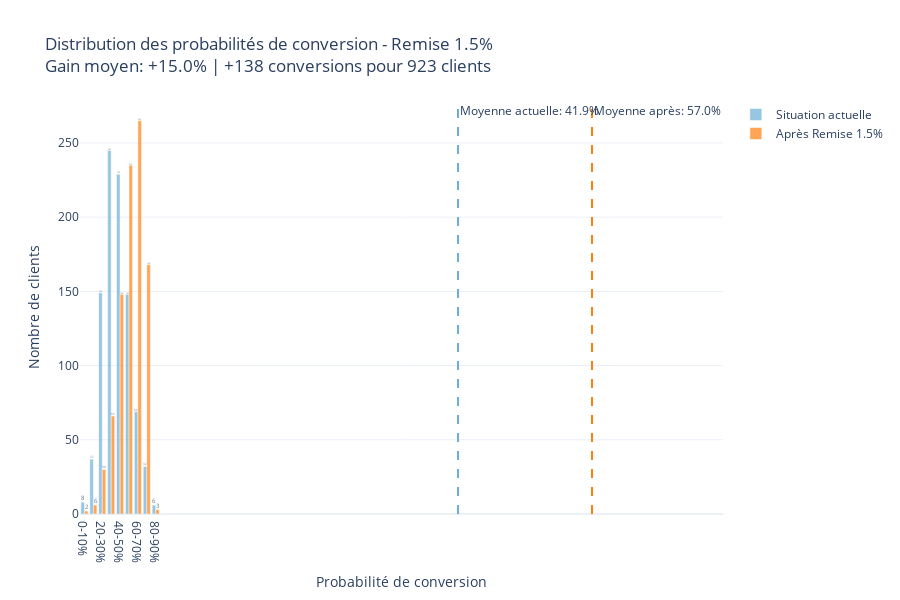
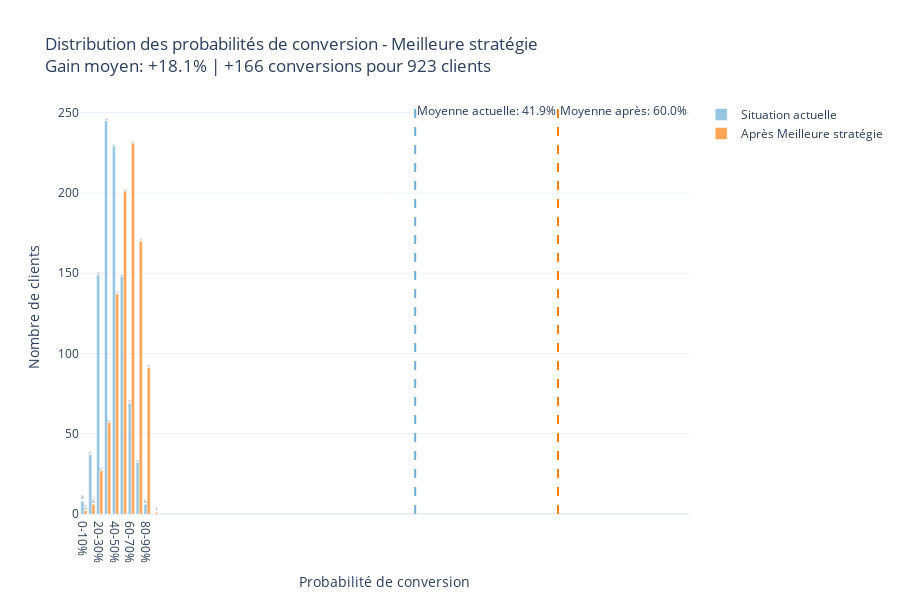

The notebook cell saved with these charts, in order:
### Code cell
# CONVERSION SHIFT SIMULATION - REUSING YOUR BASE CLASSES
print("\n=== 📈 CONVERSION SHIFT: 1,000 CUSTOMERS ===\n")

import numpy as np
import pandas as pd
import plotly.graph_objects as go
from plotly.subplots import make_subplots
import random
from tqdm import tqdm

from ml_simulation.dataset_split import customer_split
from ml_simulation.data import Simulation
from ml_inference.inference import safe_predict


# ============================================
# SCENARIO-SPECIFIC CHANGE FUNCTIONS
# ============================================

def discount_change(quotes, discount_pct=1.5):
    """Apply strategic discount"""
    modified = quotes.copy()
    price = modified['mt_apres_remise_ht_devis'].sum()
    discount_amount = price * (discount_pct / 100)
    modified['mt_remise_exceptionnelle_ht'] = -discount_amount
    modified['mt_apres_remise_ht_devis'] = price - discount_amount
    return modified

def cross_sell_change(quotes):
    """Add stove to heat pump owners (if applicable)"""
    modified = quotes.copy()
    # Only apply if customer has heat pump
    if 'Pompe à chaleur' in quotes['famille_equipement_produit'].values:
        new_row = modified.iloc[-1:].copy()
        new_row['famille_equipement_produit'] = 'Poêle'
        modified = pd.concat([modified, new_row], ignore_index=True)
    return modified

def follow_up_change(quotes, days=12, discount=50):
    """Add follow-up quote (if single quote)"""
    from datetime import timedelta
    modified = quotes.copy()
    if len(modified) == 1:  # Only apply to single-quote customers
        new_row = modified.iloc[-1:].copy()
        new_row['dt_creation_devis'] = modified['dt_creation_devis'].max() + timedelta(days=days)
        new_row['mt_remise_exceptionnelle_ht'] = -discount
        modified = pd.concat([modified, new_row], ignore_index=True)
    return modified

def price_match_change(quotes, reduction=0.15):
    """Apply price reduction"""
    modified = quotes.copy()
    price = modified['mt_apres_remise_ht_devis'].sum()
    modified['mt_apres_remise_ht_devis'] = price * (1 - reduction)
    return modified

def rep_change(quotes, rep_type='marina'):
    """Apply rep-specific discount"""
    modified = quotes.copy()
    price = modified['mt_apres_remise_ht_devis'].sum()
    
    if rep_type == 'marina':
        discount_pct = 2.5
    elif rep_type == 'elisabeth':
        discount_pct = 0.6
    else:  # clement
        discount_pct = 1.5
        
    discount_amount = price * (discount_pct / 100)
    modified['mt_remise_exceptionnelle_ht'] = -discount_amount
    modified['mt_apres_remise_ht_devis'] = price - discount_amount
    return modified


# ============================================
# CONVERSION SHIFT SIMULATION CLASS
# ============================================

class ConversionShiftSimulation(Simulation):
    """
    Simulates conversion shift on N customers for one or multiple scenarios.
    Inherits from your base Simulation class.
    """
    
    def __init__(self, pred_model, feature_names, safe_predict, df_simulation):
        super().__init__(pred_model, feature_names, safe_predict, df_simulation, sampled_ids=[])
        self.n_customers = 1000
        
    def sample_customers(self, random_state=42):
        """Sample N non-converted customers"""
        sim_conv = self.df_simulation.groupby('numero_compte')['fg_devis_accepte'].max()
        non_converted = sim_conv[sim_conv == 0].index.tolist()
        
        sample_size = min(self.n_customers, len(non_converted))
        random.seed(random_state)
        self.sampled_ids = random.sample(non_converted, sample_size)
        
        print(f"✅ Sampled {len(self.sampled_ids)} non-converted customers")
        return self.sampled_ids
    
    def compute_single_scenario(self, scenario_name, apply_func, **kwargs):
        """Compute baseline and scenario probabilities for all customers"""
        if not self.sampled_ids:
            self.sample_customers()
            
        baseline_probs = []
        scenario_probs = []
        
        for cust_id in tqdm(self.sampled_ids, desc=f"Computing {scenario_name}"):
            quotes = self.df_simulation[self.df_simulation['numero_compte'] == cust_id].copy()
            
            # Baseline
            base_prob = self.safe_predict(cust_id, quotes, self.pred_model, self.feature_names)
            baseline_probs.append(base_prob)
            
            # Apply scenario change
            modified_quotes = apply_func(quotes, **kwargs)
            scen_prob = self.safe_predict(cust_id, modified_quotes, self.pred_model, self.feature_names)
            scenario_probs.append(scen_prob)
            
        return {
            'baseline': np.array(baseline_probs),
            'scenario': np.array(scenario_probs),
            'name': scenario_name
        }
    
    def compute_combined_scenarios(self, scenarios):
        """Compute best of multiple scenarios for each customer"""
        if not self.sampled_ids:
            self.sample_customers()
            
        baseline_probs = []
        best_probs = []
        
        for cust_id in tqdm(self.sampled_ids, desc="Computing combined scenarios"):
            quotes = self.df_simulation[self.df_simulation['numero_compte'] == cust_id].copy()
            
            # Baseline
            base_prob = self.safe_predict(cust_id, quotes, self.pred_model, self.feature_names)
            baseline_probs.append(base_prob)
            
            # Try all scenarios and keep the best
            best = base_prob
            for name, apply_func, kwargs in scenarios:
                modified_quotes = apply_func(quotes.copy(), **kwargs)
                prob = self.safe_predict(cust_id, modified_quotes, self.pred_model, self.feature_names)
                if prob > best:
                    best = prob
                    
            best_probs.append(best)
            
        return {
            'baseline': np.array(baseline_probs),
            'scenario': np.array(best_probs),
            'name': 'Meilleure stratégie'
        }


# ============================================
# VISUALIZATION
# ============================================

def plot_conversion_shift(results, bins=10):
    """Create the distribution comparison plot"""
    
    baseline = results['baseline']
    scenario = results['scenario']
    name = results['name']
    
    # Create bins from 0 to 1
    bin_edges = np.linspace(0, 1, bins + 1)
    bin_labels = [f"{bin_edges[i]*100:.0f}-{bin_edges[i+1]*100:.0f}%" for i in range(bins)]
    
    baseline_hist, _ = np.histogram(baseline, bins=bin_edges)
    scenario_hist, _ = np.histogram(scenario, bins=bin_edges)
    
    baseline_mean = np.mean(baseline)
    scenario_mean = np.mean(scenario)
    lift = scenario_mean - baseline_mean
    additional_conversions = int(lift * len(baseline))
    
    fig = go.Figure()
    
    # Baseline histogram
    fig.add_trace(go.Bar(
        name='Situation actuelle',
        x=bin_labels,
        y=baseline_hist,
        marker_color='#6baed6',
        opacity=0.7,
        text=baseline_hist,
        textposition='auto',
        hovertemplate='Probabilité %{x}<br>Clients: %{y}<extra></extra>'
    ))
    
    # Scenario histogram
    fig.add_trace(go.Bar(
        name=f'Après {name}',
        x=bin_labels,
        y=scenario_hist,
        marker_color='#ff7f0e',
        opacity=0.7,
        text=scenario_hist,
        textposition='auto',
        hovertemplate='Probabilité %{x}<br>Clients: %{y}<extra></extra>'
    ))
    
    # Add vertical lines for means
    fig.add_vline(x=baseline_mean * 100, line_dash='dash', line_color='#6baed6',
                  annotation_text=f"Moyenne actuelle: {baseline_mean:.1%}")
    fig.add_vline(x=scenario_mean * 100, line_dash='dash', line_color='#ff7f0e',
                  annotation_text=f"Moyenne après: {scenario_mean:.1%}")
    
    fig.update_layout(
        title=f"Distribution des probabilités de conversion - {name}<br>"
              f"Gain moyen: {lift:+.1%} | +{additional_conversions} conversions pour {len(baseline)} clients",
        xaxis_title="Probabilité de conversion",
        yaxis_title="Nombre de clients",
        barmode='group',
        template='plotly_white',
        height=600,
        hovermode='x'
    )
    
    return fig


# ============================================
# MAIN EXECUTION
# ============================================

# 1. Get your model and data (already in your notebook)
# model, feature_names, df_sim are already defined

# 2. Create simulation instance
sim = ConversionShiftSimulation(model, feature_names, safe_predict, df_sim)

# 3. Sample 1000 customers
sim.sample_customers(random_state=42)

# 4. Test single scenario (e.g., Discount)
print("\n" + "="*60)
discount_results = sim.compute_single_scenario(
    "Remise 1.5%", 
    discount_change, 
    discount_pct=1.5
)

# 5. Plot
fig = plot_conversion_shift(discount_results)
fig.show()

# 6. Print summary statistics
print(f"\n📊 RÉSULTATS - {discount_results['name']}:")
print(f"   Probabilité moyenne actuelle: {np.mean(discount_results['baseline']):.3f}")
print(f"   Probabilité moyenne après:    {np.mean(discount_results['scenario']):.3f}")
print(f"   Gain moyen:                    {np.mean(discount_results['scenario']) - np.mean(discount_results['baseline']):+.3f}")
print(f"   Conversions supplémentaires:   {int((np.mean(discount_results['scenario']) - np.mean(discount_results['baseline'])) * len(discount_results['baseline']))}")

# 7. Test multiple scenarios (optional)
print("\n" + "="*60)
print("TEST DE SCÉNARIOS COMBINÉS")
print("="*60)

scenarios = [
    ("Remise 1.5%", discount_change, {'discount_pct': 1.5}),
    ("Cross-sell Poêle", cross_sell_change, {}),
    ("Suivi J+12", follow_up_change, {'days': 12, 'discount': 50}),
    ("MARINA (2.5%)", rep_change, {'rep_type': 'marina'}),
]

combined_results = sim.compute_combined_scenarios(scenarios)
fig2 = plot_conversion_shift(combined_results)
fig2.show()

print(f"\n📊 RÉSULTATS - {combined_results['name']}:")
print(f"   Probabilité moyenne actuelle: {np.mean(combined_results['baseline']):.3f}")
print(f"   Probabilité moyenne après:    {np.mean(combined_results['scenario']):.3f}")
print(f"   Gain moyen:                    {np.mean(combined_results['scenario']) - np.mean(combined_results['baseline']):+.3f}")
print(f"   Conversions supplémentaires:   {int((np.mean(combined_results['scenario']) - np.mean(combined_results['baseline'])) * len(combined_results['baseline']))}")

### Figure 1 — Plotly figure (JSON) as saved in the notebook; plotly's stock layout.template omitted (floating-point values rounded to 4 significant figures)
{"data": [{"hovertemplate": "Probabilité %{x}<br>Clients: %{y}<extra></extra>", "marker": {"color": "#6baed6"}, "name": "Situation actuelle", "opacity": 0.7, "text": [8.0, 37.0, 149.0, 245.0, 229.0, 148.0, 69.0, 32.0, 6.0, 0.0], "textposition": "auto", "type": "bar", "x": ["0-10%", "10-20%", "20-30%", "30-40%", "40-50%", "50-60%", "60-70%", "70-80%", "80-90%", "90-100%"], "y": [8, 37, 149, 245, 229, 148, 69, 32, 6, 0]}, {"hovertemplate": "Probabilité %{x}<br>Clients: %{y}<extra></extra>", "marker": {"color": "#ff7f0e"}, "name": "Après Remise 1.5%", "opacity": 0.7, "text": [2.0, 6.0, 30.0, 66.0, 148.0, 235.0, 265.0, 168.0, 3.0, 0.0], "textposition": "auto", "type": "bar", "x": ["0-10%", "10-20%", "20-30%", "30-40%", "40-50%", "50-60%", "60-70%", "70-80%", "80-90%", "90-100%"], "y": [2, 6, 30, 66, 148, 235, 265, 168, 3, 0]}], "layout": {"annotations": [{"showarrow": false, "text": "Moyenne actuelle: 41.9%", "x": 41.94, "xanchor": "left", "xref": "x", "y": 1, "yanchor": "top", "yref": "y domain"}, {"showarrow": false, "text": "Moyenne après: 57.0%", "x": 56.98, "xanchor": "left", "xref": "x", "y": 1, "yanchor": "top", "yref": "y domain"}], "barmode": "group", "height": 600, "hovermode": "x", "shapes": [{"line": {"color": "#6baed6", "dash": "dash"}, "type": "line", "x0": 41.94, "x1": 41.94, "xref": "x", "y0": 0, "y1": 1, "yref": "y domain"}, {"line": {"color": "#ff7f0e", "dash": "dash"}, "type": "line", "x0": 56.98, "x1": 56.98, "xref": "x", "y0": 0, "y1": 1, "yref": "y domain"}], "title": {"text": "Distribution des probabilités de conversion - Remise 1.5%<br>Gain moyen: +15.0% | +138 conversions pour 923 clients"}, "xaxis": {"title": {"text": "Probabilité de conversion"}}, "yaxis": {"title": {"text": "Nombre de clients"}}}}

### Figure 2 — Plotly figure (JSON) as saved in the notebook; plotly's stock layout.template omitted (floating-point values rounded to 4 significant figures)
{"data": [{"hovertemplate": "Probabilité %{x}<br>Clients: %{y}<extra></extra>", "marker": {"color": "#6baed6"}, "name": "Situation actuelle", "opacity": 0.7, "text": [8.0, 37.0, 149.0, 245.0, 229.0, 148.0, 69.0, 32.0, 6.0, 0.0], "textposition": "auto", "type": "bar", "x": ["0-10%", "10-20%", "20-30%", "30-40%", "40-50%", "50-60%", "60-70%", "70-80%", "80-90%", "90-100%"], "y": [8, 37, 149, 245, 229, 148, 69, 32, 6, 0]}, {"hovertemplate": "Probabilité %{x}<br>Clients: %{y}<extra></extra>", "marker": {"color": "#ff7f0e"}, "name": "Après Meilleure stratégie", "opacity": 0.7, "text": [2.0, 6.0, 27.0, 57.0, 137.0, 201.0, 231.0, 170.0, 91.0, 1.0], "textposition": "auto", "type": "bar", "x": ["0-10%", "10-20%", "20-30%", "30-40%", "40-50%", "50-60%", "60-70%", "70-80%", "80-90%", "90-100%"], "y": [2, 6, 27, 57, 137, 201, 231, 170, 91, 1]}], "layout": {"annotations": [{"showarrow": false, "text": "Moyenne actuelle: 41.9%", "x": 41.94, "xanchor": "left", "xref": "x", "y": 1, "yanchor": "top", "yref": "y domain"}, {"showarrow": false, "text": "Moyenne après: 60.0%", "x": 60.03, "xanchor": "left", "xref": "x", "y": 1, "yanchor": "top", "yref": "y domain"}], "barmode": "group", "height": 600, "hovermode": "x", "shapes": [{"line": {"color": "#6baed6", "dash": "dash"}, "type": "line", "x0": 41.94, "x1": 41.94, "xref": "x", "y0": 0, "y1": 1, "yref": "y domain"}, {"line": {"color": "#ff7f0e", "dash": "dash"}, "type": "line", "x0": 60.03, "x1": 60.03, "xref": "x", "y0": 0, "y1": 1, "yref": "y domain"}], "title": {"text": "Distribution des probabilités de conversion - Meilleure stratégie<br>Gain moyen: +18.1% | +166 conversions pour 923 clients"}, "xaxis": {"title": {"text": "Probabilité de conversion"}}, "yaxis": {"title": {"text": "Nombre de clients"}}}}
